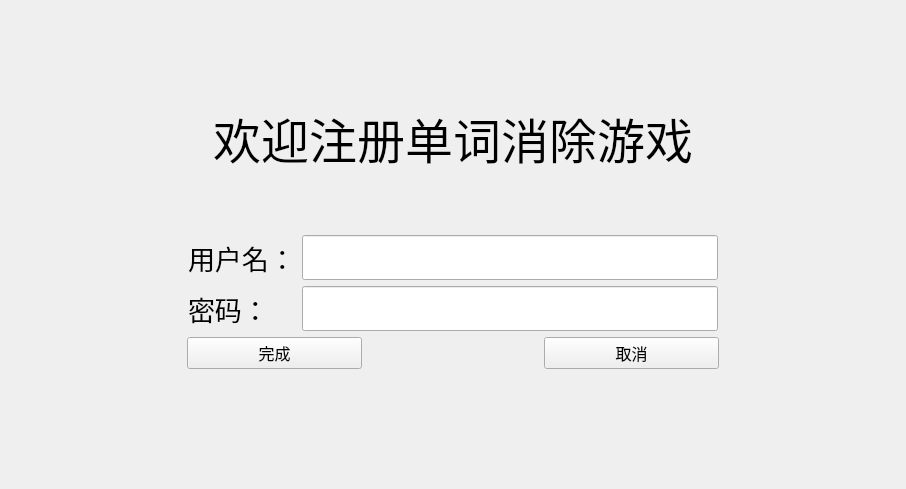
<?xml version="1.0" encoding="UTF-8"?>
<ui version="4.0">
 <class>registe</class>
 <widget class="QWidget" name="registe">
  <property name="geometry">
   <rect>
    <x>0</x>
    <y>0</y>
    <width>906</width>
    <height>489</height>
   </rect>
  </property>
  <property name="windowTitle">
   <string>Form</string>
  </property>
  <layout class="QVBoxLayout" name="verticalLayout" stretch="2,3,1,2,1,3">
   <item>
    <spacer name="verticalSpacer">
     <property name="orientation">
      <enum>Qt::Vertical</enum>
     </property>
     <property name="sizeHint" stdset="0">
      <size>
       <width>20</width>
       <height>63</height>
      </size>
     </property>
    </spacer>
   </item>
   <item>
    <layout class="QHBoxLayout" name="horizontalLayout_2">
     <item>
      <spacer name="horizontalSpacer_4">
       <property name="orientation">
        <enum>Qt::Horizontal</enum>
       </property>
       <property name="sizeHint" stdset="0">
        <size>
         <width>40</width>
         <height>20</height>
        </size>
       </property>
      </spacer>
     </item>
     <item>
      <widget class="QLabel" name="welcom_label">
       <property name="sizePolicy">
        <sizepolicy hsizetype="Preferred" vsizetype="Preferred">
         <horstretch>0</horstretch>
         <verstretch>0</verstretch>
        </sizepolicy>
       </property>
       <property name="font">
        <font>
         <family>华文彩云</family>
         <pointsize>36</pointsize>
        </font>
       </property>
       <property name="text">
        <string>欢迎注册单词消除游戏</string>
       </property>
      </widget>
     </item>
     <item>
      <spacer name="horizontalSpacer_5">
       <property name="orientation">
        <enum>Qt::Horizontal</enum>
       </property>
       <property name="sizeHint" stdset="0">
        <size>
         <width>40</width>
         <height>20</height>
        </size>
       </property>
      </spacer>
     </item>
    </layout>
   </item>
   <item>
    <spacer name="verticalSpacer_2">
     <property name="orientation">
      <enum>Qt::Vertical</enum>
     </property>
     <property name="sizeHint" stdset="0">
      <size>
       <width>20</width>
       <height>30</height>
      </size>
     </property>
    </spacer>
   </item>
   <item>
    <layout class="QHBoxLayout" name="horizontalLayout_3" stretch="1,3,1">
     <item>
      <spacer name="horizontalSpacer_6">
       <property name="orientation">
        <enum>Qt::Horizontal</enum>
       </property>
       <property name="sizeHint" stdset="0">
        <size>
         <width>40</width>
         <height>20</height>
        </size>
       </property>
      </spacer>
     </item>
     <item>
      <layout class="QGridLayout" name="gridLayout">
       <item row="0" column="0">
        <widget class="QLabel" name="username_label">
         <property name="font">
          <font>
           <family>方正姚体</family>
           <pointsize>20</pointsize>
          </font>
         </property>
         <property name="text">
          <string>用户名：</string>
         </property>
        </widget>
       </item>
       <item row="0" column="1">
        <widget class="QLineEdit" name="username_lineEdit">
         <property name="font">
          <font>
           <family>方正姚体</family>
           <pointsize>20</pointsize>
          </font>
         </property>
        </widget>
       </item>
       <item row="1" column="0">
        <widget class="QLabel" name="password_label">
         <property name="font">
          <font>
           <family>方正姚体</family>
           <pointsize>20</pointsize>
          </font>
         </property>
         <property name="text">
          <string>密码：</string>
         </property>
        </widget>
       </item>
       <item row="1" column="1">
        <widget class="QLineEdit" name="password_lineEdit">
         <property name="font">
          <font>
           <family>方正姚体</family>
           <pointsize>20</pointsize>
          </font>
         </property>
        </widget>
       </item>
      </layout>
     </item>
     <item>
      <spacer name="horizontalSpacer_7">
       <property name="orientation">
        <enum>Qt::Horizontal</enum>
       </property>
       <property name="sizeHint" stdset="0">
        <size>
         <width>40</width>
         <height>20</height>
        </size>
       </property>
      </spacer>
     </item>
    </layout>
   </item>
   <item>
    <layout class="QHBoxLayout" name="horizontalLayout" stretch="1,1,1,1,1">
     <item>
      <spacer name="horizontalSpacer">
       <property name="orientation">
        <enum>Qt::Horizontal</enum>
       </property>
       <property name="sizeHint" stdset="0">
        <size>
         <width>40</width>
         <height>20</height>
        </size>
       </property>
      </spacer>
     </item>
     <item>
      <widget class="QPushButton" name="complete_pushButton">
       <property name="sizePolicy">
        <sizepolicy hsizetype="Expanding" vsizetype="Maximum">
         <horstretch>0</horstretch>
         <verstretch>0</verstretch>
        </sizepolicy>
       </property>
       <property name="font">
        <font>
         <family>方正姚体</family>
         <pointsize>12</pointsize>
        </font>
       </property>
       <property name="text">
        <string>完成</string>
       </property>
      </widget>
     </item>
     <item>
      <spacer name="horizontalSpacer_2">
       <property name="orientation">
        <enum>Qt::Horizontal</enum>
       </property>
       <property name="sizeHint" stdset="0">
        <size>
         <width>40</width>
         <height>20</height>
        </size>
       </property>
      </spacer>
     </item>
     <item>
      <widget class="QPushButton" name="cancel_pushButton">
       <property name="sizePolicy">
        <sizepolicy hsizetype="Expanding" vsizetype="Fixed">
         <horstretch>0</horstretch>
         <verstretch>0</verstretch>
        </sizepolicy>
       </property>
       <property name="font">
        <font>
         <family>方正姚体</family>
         <pointsize>12</pointsize>
        </font>
       </property>
       <property name="text">
        <string>取消</string>
       </property>
      </widget>
     </item>
     <item>
      <spacer name="horizontalSpacer_3">
       <property name="orientation">
        <enum>Qt::Horizontal</enum>
       </property>
       <property name="sizeHint" stdset="0">
        <size>
         <width>40</width>
         <height>20</height>
        </size>
       </property>
      </spacer>
     </item>
    </layout>
   </item>
   <item>
    <spacer name="verticalSpacer_4">
     <property name="orientation">
      <enum>Qt::Vertical</enum>
     </property>
     <property name="sizeHint" stdset="0">
      <size>
       <width>20</width>
       <height>95</height>
      </size>
     </property>
    </spacer>
   </item>
  </layout>
 </widget>
 <resources/>
 <connections/>
</ui>
